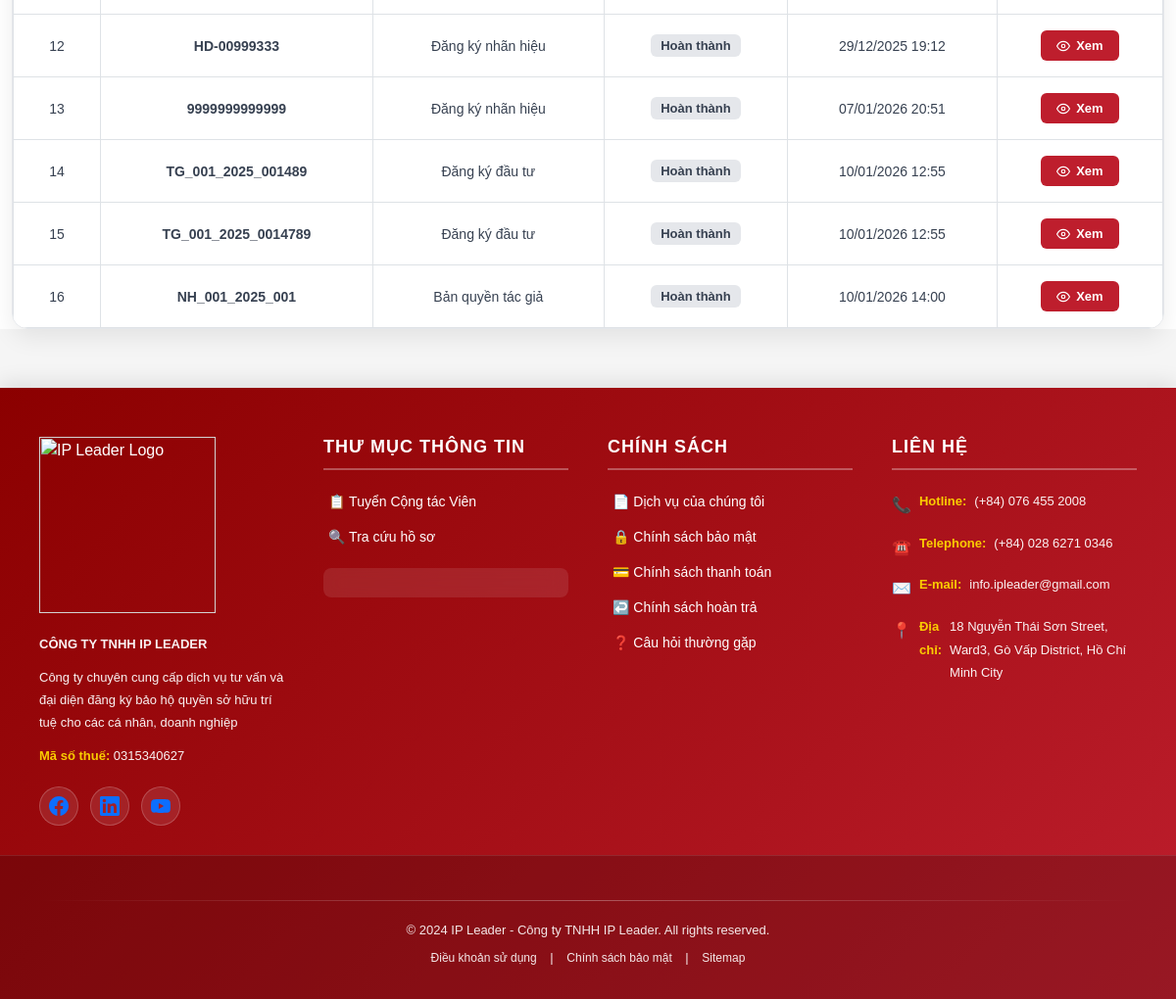
The app's page /customer/1/ (signed in, lower part), older data.
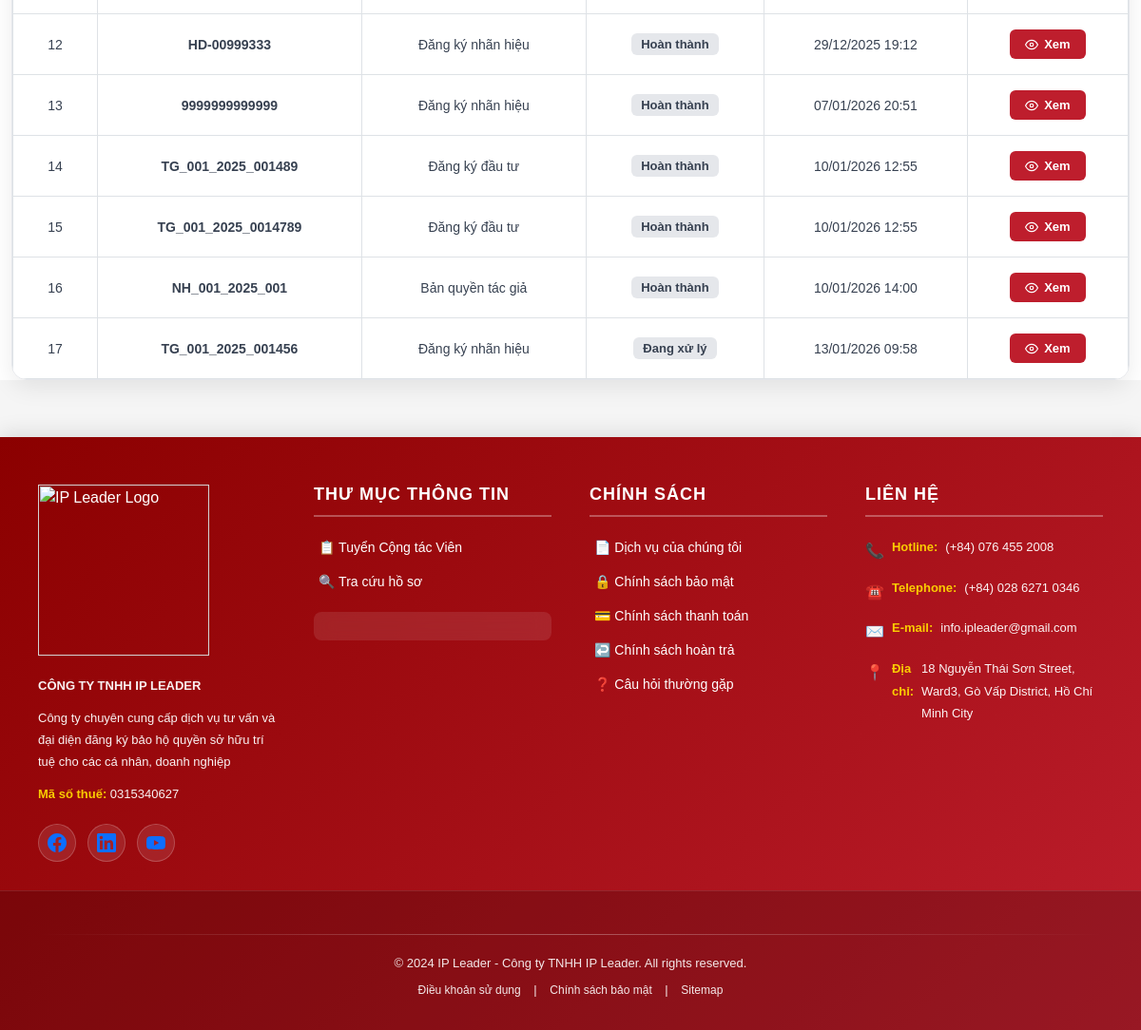
The same page, newer data.
### ipshieldapp/models.py (models this page shows, shortened)
class Contract(models.Model):
    SERVICE_TYPE_CHOICES = (
        ('nhanhieu', 'Đăng ký nhãn hiệu'),
        ('banquyen', 'Bản quyền tác giả'),
        ('dkkd', 'Đăng ký kinh doanh'),
        ('dautu', 'Đăng ký đầu tư'),
        ('khac', 'Dịch vụ khác'),
    )
    CONTRACT_STATUS_CHOICES = (
        ('pending', 'Đang chờ xử lý'),
        ('processing', 'Đang xử lý'),
        ('completed', 'Hoàn thành'),
        ('paused', 'Ngưng'),
    )
    PAYMENT_TYPE_CHOICES = (
        ('full', 'Trả dứt điểm'),
        ('installment', 'Trả nhiều đợt'),
    )
    customer = models.ForeignKey(
        Customer,
        on_delete=models.CASCADE,
        related_name='contracts'
    )
    service_type = models.CharField(
        max_length=50,
        choices=SERVICE_TYPE_CHOICES
    )
    contract_no = models.CharField(max_length=50, unique=True)
    contract_value = models.DecimalField(
        max_digits=15,
        decimal_places=0,
        verbose_name='Giá trị hợp đồng'
    )
    payment_type = models.CharField(
        max_length=20,
        choices=PAYMENT_TYPE_CHOICES,
        verbose_name='Hình thức thanh toán'
    )
    prepaid_amount = models.DecimalField(
        max_digits=15,
        decimal_places=0,
        default=0,
        verbose_name='Số tiền trả trước'
    )
    payment_date = models.DateField(
        blank=True,
        null=True,
        verbose_name='Ngày thanh toán'
    )
    number_of_installments = models.PositiveIntegerField(
        default=1,
        verbose_name='Số đợt trả góp',
        help_text='Số lần trả góp (áp dụng khi chọn trả nhiều đợt)'
    )
    installment_interval_days = models.PositiveIntegerField(
        default=30,
        verbose_name='Khoảng cách giữa các đợt (ngày)',
        help_text='Số ngày giữa mỗi lần trả góp'
    )
    status = models.CharField(
        max_length=20,
        choices=CONTRACT_STATUS_CHOICES,
        default='pending'
    )
    created_at = models.DateTimeField(auto_now_add=True)
    updated_at = models.DateTimeField(default=timezone.now)
    class Meta:
        verbose_name = 'Hợp đồng'
        verbose_name_plural = 'Hợp đồng'
        indexes = [
            models.Index(fields=['contract_no']),
            models.Index(fields=['customer', 'status']),
            models.Index(fields=['created_at']),
        ]

### ipshieldapp/views.py (the view)
# urls.py: path('customer/<int:id>/', views.customer_detail, name='customer_detail'),
def customer_detail(request, id):
    customer = get_object_or_404(Customer, id=id)
    contracts = customer.contracts.all()
    return render(request, 'customer_detail.html', {
        'customer': customer,
        'contracts': contracts
    })

### ipshieldapp/context_processors.py (called while the page is built)
def global_sliders(request):
    return {
        'sliders': Slider.objects.filter(is_active=True)
    }

### templates/customer_detail.html (shortened to what this page needs)
{% extends 'base.html' %}
{% load static %}
{% block body_block %}
<link href="{% static 'css/customer_details.css' %}" rel="stylesheet">
<div class="container mt-4">
    <div class="contracts-section">
        {% if contracts %}
        <div class="contracts-card">
            <div class="table-responsive">
                <table class="contracts-table">
                    <tbody>
                        {% for contract in contracts %}
                        <tr>
                            <td>{{ forloop.counter }}</td>
                            <td class="contract-code">{{ contract.contract_no }}</td>
                            <td>{{ contract.get_service_type_display }}</td>
                            <td>
                                <span class="contract-status">{{ contract.get_status_display }}</span>
                            </td>
                            <td>{{ contract.created_at|date:"d/m/Y H:i" }}</td>
                            <td>
                                <a href="{% url 'contract_detail' id=contract.id %}" class="btn-view">
                                    <svg width="14" height="14" viewBox="0 0 24 24" fill="none" stroke="currentColor" stroke-width="2">
                                        <path d="M1 12s4-8 11-8 11 8 11 8-4 8-11 8-11-8-11-8z"></path>
                                        <circle cx="12" cy="12" r="3"></circle>
                                    </svg>
                                    Xem
                                </a>
                            </td>
                        </tr>
                        {% endfor %}
                    </tbody>
                </table>
            </div>
        </div>
        {% endif %}
    </div>
</div>
{% endblock %}

Row changes from the older to the newer data that the page shows:
added Contract: contract_no "TG_001_2025_001456", service_type "Đăng ký nhãn hiệu", status "Đang xử lý", created_at "13/01/2026 09:58"
